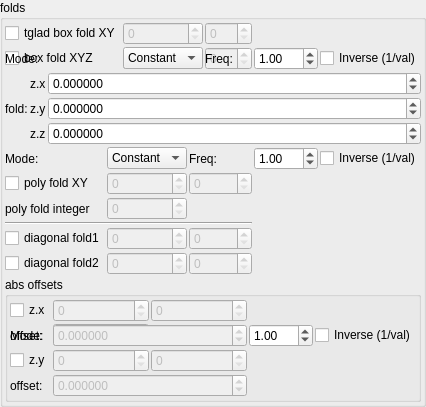
    <widget class="QGroupBox" name="groupBox_2">
     <property name="title">
      <string>folds</string>
     </property>
     <layout class="QVBoxLayout" name="verticalLayout_4" stretch="0,0,0,0">
      <property name="spacing">
       <number>2</number>
      </property>
      <property name="leftMargin">
       <number>2</number>
      </property>
      <property name="topMargin">
       <number>2</number>
      </property>
      <property name="rightMargin">
       <number>2</number>
      </property>
      <property name="bottomMargin">
       <number>2</number>
      </property>
      <item>
       <layout class="QGridLayout" name="gridLayout_13" columnstretch="0,1,1">
        <property name="spacing">
         <number>2</number>
        </property>
        <item row="0" column="0">
         <widget class="MyCheckBox" name="checkBox_transf_function_enabledCx">
          <property name="text">
           <string notr="true">tglad box fold XY</string>
          </property>
         </widget>
        </item>
        <item row="1" column="1">
         <widget class="MySpinBox" name="spinboxInt_transf_start_iterations_B">
          <property name="enabled">
           <bool>false</bool>
          </property>
          <property name="sizePolicy">
           <sizepolicy hsizetype="Minimum" vsizetype="Maximum">
            <horstretch>0</horstretch>
            <verstretch>0</verstretch>
           </sizepolicy>
          </property>
          <property name="maximum">
           <number>999</number>
          </property>
         </widget>
        </item>
        <item row="0" column="2">
         <widget class="MySpinBox" name="spinboxInt_transf_stop_iterations_A">
          <property name="enabled">
           <bool>false</bool>
          </property>
          <property name="sizePolicy">
           <sizepolicy hsizetype="Minimum" vsizetype="Maximum">
            <horstretch>0</horstretch>
            <verstretch>0</verstretch>
           </sizepolicy>
          </property>
          <property name="maximum">
           <number>999</number>
          </property>
         </widget>
        </item>
        <item row="1" column="0">
         <widget class="MyCheckBox" name="checkBox_transf_function_enabledB_false">
          <property name="text">
           <string notr="true">box fold XYZ</string>
          </property>
         </widget>
        </item>
        <item row="1" column="2">
         <widget class="MySpinBox" name="spinboxInt_transf_stop_iterations_B">
          <property name="enabled">
           <bool>false</bool>
          </property>
          <property name="sizePolicy">
           <sizepolicy hsizetype="Minimum" vsizetype="Maximum">
            <horstretch>0</horstretch>
            <verstretch>0</verstretch>
           </sizepolicy>
          </property>
          <property name="maximum">
           <number>999</number>
          </property>
         </widget>
        </item>
      <item row="1" column="0">
       <widget class="QLabel"><property name="text"><string>Mode:</string></property></widget>
      </item>
      <item row="1" column="1">
       <widget class="MyComboBox" name="comboBox_transf_multiplier_value_mode_1">
        <item><property name="text"><string notr="true">Constant</string></property></item>
        <item><property name="text"><string notr="true">Sine</string></property></item>
        <item><property name="text"><string notr="true">Ramp</string></property></item>
       </widget>
      </item>
      <item row="1" column="2">
       <widget class="QLabel"><property name="text"><string>Freq:</string></property></widget>
      </item>
      <item row="1" column="3">
       <widget class="MyDoubleSpinBox" name="spinbox_transf_multiplier_frequency_1">
        <property name="minimum"><double>0.01</double></property><property name="maximum"><double>100.0</double></property>
        <property name="singleStep"><double>0.1</double></property><property name="value"><double>1.0</double></property>
       </widget>
      </item>
      <item row="1" column="4" colspan="2">
       <widget class="MyCheckBox" name="checkBox_transf_multiplier_inverse_1">
        <property name="text"><string>Inverse (1/val)</string></property>
       </widget>
      </item>
        <item row="0" column="1">
         <widget class="MySpinBox" name="spinboxInt_transf_start_iterations_A">
          <property name="enabled">
           <bool>false</bool>
          </property>
          <property name="sizePolicy">
           <sizepolicy hsizetype="Minimum" vsizetype="Maximum">
            <horstretch>0</horstretch>
            <verstretch>0</verstretch>
           </sizepolicy>
          </property>
          <property name="maximum">
           <number>999</number>
          </property>
         </widget>
        </item>
       </layout>
      </item>
      <item>
       <layout class="QGridLayout" name="gridLayout" columnstretch="0,0,1">
        <property name="spacing">
         <number>2</number>
        </property>
        <item row="3" column="2">
         <widget class="MyDoubleSpinBox" name="spinbox3_transf_addition_constantA_111_x">
          <property name="sizePolicy">
           <sizepolicy hsizetype="Minimum" vsizetype="Maximum">
            <horstretch>0</horstretch>
            <verstretch>0</verstretch>
           </sizepolicy>
          </property>
          <property name="prefix">
           <string/>
          </property>
          <property name="suffix">
           <string/>
          </property>
          <property name="decimals">
           <number>6</number>
          </property>
          <property name="minimum">
           <double>-99.989999999999995</double>
          </property>
          <property name="maximum">
           <double>99.989999999999995</double>
          </property>
          <property name="singleStep">
           <double>0.100000000000000</double>
          </property>
         </widget>
        </item>
        <item row="5" column="1">
         <widget class="QLabel" name="label_122">
          <property name="text">
           <string notr="true">z.z</string>
          </property>
         </widget>
        </item>
        <item row="4" column="2">
         <widget class="MyDoubleSpinBox" name="spinbox3_transf_addition_constantA_111_y">
          <property name="sizePolicy">
           <sizepolicy hsizetype="Minimum" vsizetype="Maximum">
            <horstretch>0</horstretch>
            <verstretch>0</verstretch>
           </sizepolicy>
          </property>
          <property name="prefix">
           <string/>
          </property>
          <property name="suffix">
           <string/>
          </property>
          <property name="decimals">
           <number>6</number>
          </property>
          <property name="minimum">
           <double>-99.989999999999995</double>
          </property>
          <property name="maximum">
           <double>99.989999999999995</double>
          </property>
          <property name="singleStep">
           <double>0.100000000000000</double>
          </property>
         </widget>
        </item>
        <item row="3" column="0" rowspan="3">
         <widget class="QLabel" name="label_108">
          <property name="text">
           <string>fold:</string>
          </property>
         </widget>
        </item>
        <item row="5" column="2">
         <widget class="MyDoubleSpinBox" name="spinbox3_transf_addition_constantA_111_z">
          <property name="sizePolicy">
           <sizepolicy hsizetype="Minimum" vsizetype="Maximum">
            <horstretch>0</horstretch>
            <verstretch>0</verstretch>
           </sizepolicy>
          </property>
          <property name="prefix">
           <string/>
          </property>
          <property name="suffix">
           <string/>
          </property>
          <property name="decimals">
           <number>6</number>
          </property>
          <property name="minimum">
           <double>-99.989999999999995</double>
          </property>
          <property name="maximum">
           <double>99.989999999999995</double>
          </property>
          <property name="singleStep">
           <double>0.100000000000000</double>
          </property>
         </widget>
        </item>
        <item row="4" column="1">
         <widget class="QLabel" name="label_124">
          <property name="text">
           <string notr="true">z.y</string>
          </property>
         </widget>
        </item>
        <item row="3" column="1">
         <widget class="QLabel" name="label_121">
          <property name="text">
           <string notr="true">z.x</string>
          </property>
         </widget>
        </item>
       </layout>
      </item>
      <item>
       <layout class="QGridLayout" name="gridLayout_9" columnstretch="0,1,1">
        <property name="spacing">
         <number>2</number>
        </property>
        <item row="2" column="2">
         <widget class="MySpinBox" name="spinboxInt_transf_stop_iterations_P">
          <property name="enabled">
           <bool>false</bool>
          </property>
          <property name="sizePolicy">
           <sizepolicy hsizetype="Minimum" vsizetype="Maximum">
            <horstretch>0</horstretch>
            <verstretch>0</verstretch>
           </sizepolicy>
          </property>
          <property name="maximum">
           <number>999</number>
          </property>
         </widget>
        </item>
        <item row="2" column="0">
         <widget class="MyCheckBox" name="checkBox_transf_function_enabledP_false">
          <property name="font">
           <font>
            <weight>50</weight>
            <bold>false</bold>
           </font>
          </property>
          <property name="text">
           <string>poly fold XY</string>
          </property>
         </widget>
        </item>
        <item row="5" column="0">
         <widget class="MyCheckBox" name="checkBox_transf_function_enabledCx_false">
          <property name="text">
           <string notr="true">diagonal fold1</string>
          </property>
         </widget>
        </item>
        <item row="4" column="0" colspan="3">
         <widget class="Line" name="line_2">
          <property name="orientation">
           <enum>Qt::Horizontal</enum>
          </property>
         </widget>
        </item>
        <item row="6" column="1">
         <widget class="MySpinBox" name="spinboxInt_transf_start_iterations_Cy">
          <property name="enabled">
           <bool>false</bool>
          </property>
          <property name="sizePolicy">
           <sizepolicy hsizetype="Minimum" vsizetype="Maximum">
            <horstretch>0</horstretch>
            <verstretch>0</verstretch>
           </sizepolicy>
          </property>
          <property name="maximum">
           <number>999</number>
          </property>
         </widget>
        </item>
        <item row="3" column="1">
         <widget class="MySpinBox" name="spinboxInt_transf_int_6">
          <property name="enabled">
           <bool>false</bool>
          </property>
          <property name="sizePolicy">
           <sizepolicy hsizetype="Minimum" vsizetype="Maximum">
            <horstretch>0</horstretch>
            <verstretch>0</verstretch>
           </sizepolicy>
          </property>
          <property name="maximum">
           <number>999</number>
          </property>
         </widget>
        </item>
        <item row="5" column="2">
         <widget class="MySpinBox" name="spinboxInt_transf_stop_iterations_Cx">
          <property name="enabled">
           <bool>false</bool>
          </property>
          <property name="sizePolicy">
           <sizepolicy hsizetype="Minimum" vsizetype="Maximum">
            <horstretch>0</horstretch>
            <verstretch>0</verstretch>
           </sizepolicy>
          </property>
          <property name="maximum">
           <number>999</number>
          </property>
         </widget>
        </item>
      <item row="1" column="0">
       <widget class="QLabel"><property name="text"><string>Mode:</string></property></widget>
      </item>
      <item row="1" column="1">
       <widget class="MyComboBox" name="comboBox_transf_multiplier_value_mode_2">
        <item><property name="text"><string notr="true">Constant</string></property></item>
        <item><property name="text"><string notr="true">Sine</string></property></item>
        <item><property name="text"><string notr="true">Ramp</string></property></item>
       </widget>
      </item>
      <item row="1" column="2">
       <widget class="QLabel"><property name="text"><string>Freq:</string></property></widget>
      </item>
      <item row="1" column="3">
       <widget class="MyDoubleSpinBox" name="spinbox_transf_multiplier_frequency_2">
        <property name="minimum"><double>0.01</double></property><property name="maximum"><double>100.0</double></property>
        <property name="singleStep"><double>0.1</double></property><property name="value"><double>1.0</double></property>
       </widget>
      </item>
      <item row="1" column="4" colspan="2">
       <widget class="MyCheckBox" name="checkBox_transf_multiplier_inverse_2">
        <property name="text"><string>Inverse (1/val)</string></property>
       </widget>
      </item>
        <item row="5" column="1">
         <widget class="MySpinBox" name="spinboxInt_transf_start_iterations_Cx">
          <property name="enabled">
           <bool>false</bool>
          </property>
          <property name="sizePolicy">
           <sizepolicy hsizetype="Minimum" vsizetype="Maximum">
            <horstretch>0</horstretch>
            <verstretch>0</verstretch>
           </sizepolicy>
          </property>
          <property name="maximum">
           <number>999</number>
          </property>
         </widget>
        </item>
        <item row="2" column="1">
         <widget class="MySpinBox" name="spinboxInt_transf_start_iterations_P">
          <property name="enabled">
           <bool>false</bool>
          </property>
          <property name="sizePolicy">
           <sizepolicy hsizetype="Minimum" vsizetype="Maximum">
            <horstretch>0</horstretch>
            <verstretch>0</verstretch>
           </sizepolicy>
          </property>
          <property name="maximum">
           <number>999</number>
          </property>
         </widget>
        </item>
        <item row="6" column="2">
         <widget class="MySpinBox" name="spinboxInt_transf_stop_iterations_Cy">
          <property name="enabled">
           <bool>false</bool>
          </property>
          <property name="sizePolicy">
           <sizepolicy hsizetype="Minimum" vsizetype="Maximum">
            <horstretch>0</horstretch>
            <verstretch>0</verstretch>
           </sizepolicy>
          </property>
          <property name="maximum">
           <number>999</number>
          </property>
         </widget>
        </item>
        <item row="3" column="0">
         <widget class="QLabel" name="label_45">
          <property name="text">
           <string>poly fold integer</string>
          </property>
         </widget>
        </item>
        <item row="6" column="0">
         <widget class="MyCheckBox" name="checkBox_transf_function_enabledCy_false">
          <property name="text">
           <string notr="true">diagonal fold2</string>
          </property>
         </widget>
        </item>
       </layout>
      </item>
      <item>
       <widget class="QGroupBox" name="groupBox_3">
        <property name="title">
         <string>abs offsets</string>
        </property>
        <layout class="QVBoxLayout" name="verticalLayout_5" stretch="0">
         <property name="spacing">
          <number>2</number>
         </property>
         <property name="leftMargin">
          <number>2</number>
         </property>
         <property name="topMargin">
          <number>2</number>
         </property>
         <property name="rightMargin">
          <number>2</number>
         </property>
         <property name="bottomMargin">
          <number>2</number>
         </property>
         <item>
          <layout class="QGridLayout" name="gridLayout_10" columnstretch="0,1,1">
           <property name="spacing">
            <number>2</number>
           </property>
           <item row="3" column="1" colspan="2">
            <widget class="MyDoubleSpinBox" name="spinbox_transf_offsetD_0">
             <property name="enabled">
              <bool>false</bool>
             </property>
             <property name="sizePolicy">
              <sizepolicy hsizetype="Minimum" vsizetype="Maximum">
               <horstretch>0</horstretch>
               <verstretch>0</verstretch>
              </sizepolicy>
             </property>
             <property name="prefix">
              <string/>
             </property>
             <property name="suffix">
              <string/>
             </property>
             <property name="decimals">
              <number>6</number>
             </property>
             <property name="minimum">
              <double>-99.989999999999995</double>
             </property>
             <property name="maximum">
              <double>99.989999999999995</double>
             </property>
             <property name="singleStep">
              <double>0.100000000000000</double>
             </property>
            </widget>
           </item>
           <item row="2" column="1">
            <widget class="MySpinBox" name="spinboxInt_transf_start_iterations_D">
             <property name="enabled">
              <bool>false</bool>
             </property>
             <property name="sizePolicy">
              <sizepolicy hsizetype="Minimum" vsizetype="Maximum">
               <horstretch>0</horstretch>
               <verstretch>0</verstretch>
              </sizepolicy>
             </property>
             <property name="maximum">
              <number>999</number>
             </property>
            </widget>
           </item>
           <item row="3" column="0">
            <widget class="QLabel" name="label_38">
             <property name="text">
              <string>offset:</string>
             </property>
            </widget>
           </item>
           <item row="0" column="1">
            <widget class="MySpinBox" name="spinboxInt_transf_start_iterations_C">
             <property name="enabled">
              <bool>false</bool>
             </property>
             <property name="sizePolicy">
              <sizepolicy hsizetype="Minimum" vsizetype="Maximum">
               <horstretch>0</horstretch>
               <verstretch>0</verstretch>
              </sizepolicy>
             </property>
             <property name="maximum">
              <number>999</number>
             </property>
            </widget>
           </item>
           <item row="2" column="2">
            <widget class="MySpinBox" name="spinboxInt_transf_stop_iterations_D">
             <property name="enabled">
              <bool>false</bool>
             </property>
             <property name="sizePolicy">
              <sizepolicy hsizetype="Minimum" vsizetype="Maximum">
               <horstretch>0</horstretch>
               <verstretch>0</verstretch>
              </sizepolicy>
             </property>
             <property name="maximum">
              <number>999</number>
             </property>
            </widget>
           </item>
      <item row="1" column="0">
       <widget class="QLabel"><property name="text"><string>Mode:</string></property></widget>
      </item>
      <item row="1" column="1">
       <widget class="MyComboBox" name="comboBox_transf_multiplier_value_mode_3">
        <item><property name="text"><string notr="true">Constant</string></property></item>
        <item><property name="text"><string notr="true">Sine</string></property></item>
        <item><property name="text"><string notr="true">Ramp</string></property></item>
       </widget>
      </item>
      <item row="1" column="2">
       <widget class="QLabel"><property name="text"><string>Freq:</string></property></widget>
      </item>
      <item row="1" column="3">
       <widget class="MyDoubleSpinBox" name="spinbox_transf_multiplier_frequency_3">
        <property name="minimum"><double>0.01</double></property><property name="maximum"><double>100.0</double></property>
        <property name="singleStep"><double>0.1</double></property><property name="value"><double>1.0</double></property>
       </widget>
      </item>
      <item row="1" column="4" colspan="2">
       <widget class="MyCheckBox" name="checkBox_transf_multiplier_inverse_3">
        <property name="text"><string>Inverse (1/val)</string></property>
       </widget>
      </item>
           <item row="1" column="1" colspan="2">
            <widget class="MyDoubleSpinBox" name="spinbox_transf_offsetC_0">
             <property name="enabled">
              <bool>false</bool>
             </property>
             <property name="sizePolicy">
              <sizepolicy hsizetype="Minimum" vsizetype="Maximum">
               <horstretch>0</horstretch>
               <verstretch>0</verstretch>
              </sizepolicy>
             </property>
             <property name="prefix">
              <string/>
             </property>
             <property name="suffix">
              <string/>
             </property>
             <property name="decimals">
              <number>6</number>
             </property>
             <property name="minimum">
              <double>-99.989999999999995</double>
             </property>
             <property name="maximum">
              <double>99.989999999999995</double>
             </property>
             <property name="singleStep">
              <double>0.100000000000000</double>
             </property>
            </widget>
           </item>
           <item row="0" column="2">
            <widget class="MySpinBox" name="spinboxInt_transf_stop_iterations_C">
             <property name="enabled">
              <bool>false</bool>
             </property>
             <property name="sizePolicy">
              <sizepolicy hsizetype="Minimum" vsizetype="Maximum">
               <horstretch>0</horstretch>
               <verstretch>0</verstretch>
              </sizepolicy>
             </property>
             <property name="maximum">
              <number>999</number>
             </property>
            </widget>
           </item>
           <item row="1" column="0">
            <widget class="QLabel" name="label_43">
             <property name="text">
              <string>offset:</string>
             </property>
            </widget>
           </item>
           <item row="2" column="0">
            <widget class="MyCheckBox" name="checkBox_transf_function_enabledD_false">
             <property name="text">
              <string notr="true">z.y</string>
             </property>
            </widget>
           </item>
           <item row="0" column="0">
            <widget class="MyCheckBox" name="checkBox_transf_function_enabledC_false">
             <property name="text">
              <string notr="true">z.x</string>
             </property>
            </widget>
           </item>
          </layout>
         </item>
        </layout>
       </widget>
      </item>
     </layout>
    </widget>
